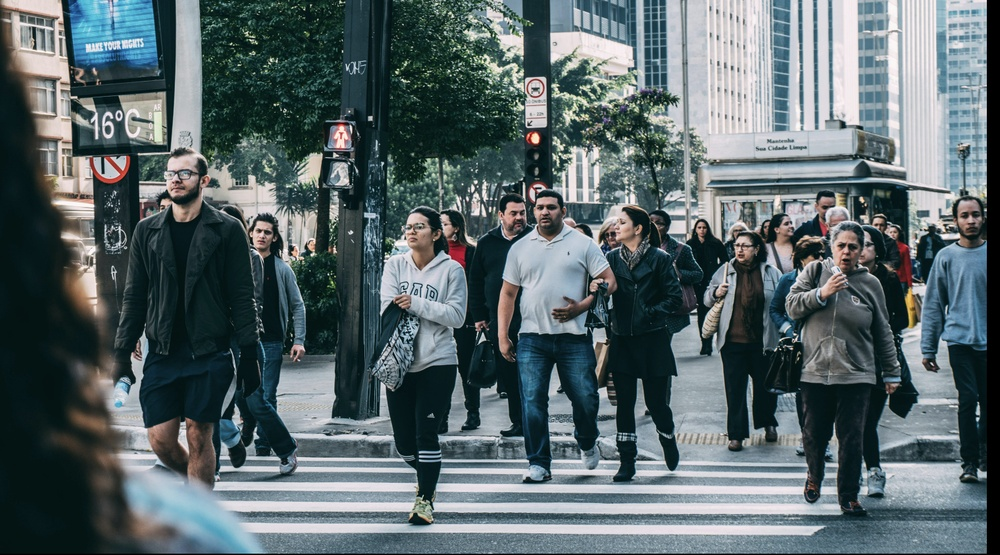
#> input picture Blur the image/img.jpg, 1000 x 555 px, shrunk from 1520 x 844 before the run, found by its file name
$ python blurred_image.py
#> lines starting #> are read from the running program, lines starting #| are printed output that depends on the picture
import cv2
import numpy as np
import matplotlib.pyplot as plt

# Step 1: Read an image from a file
image_path = 'img.jpg'
image = cv2.imread(image_path)
#> image is the input picture: shape (555, 1000, 3); mean B, G, R 105.7, 102.8, 88.9

# Check if the image is loaded successfully
if image is None:
    print("Error: Could not open or read the image.")
    exit()

# Step 2: Convert the image to grayscale
gray_image = cv2.cvtColor(image, cv2.COLOR_BGR2GRAY)
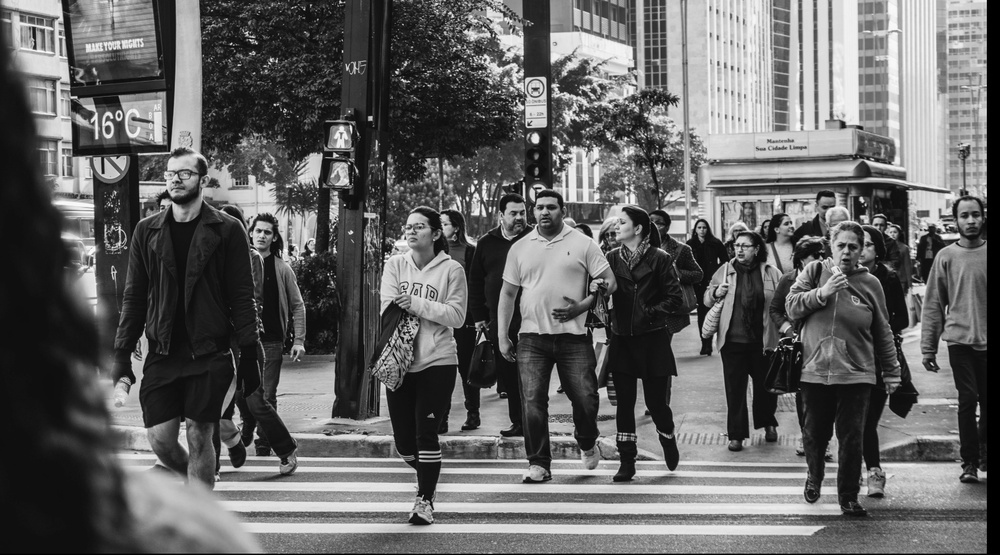
#> gray_image: shape (555, 1000); min 0, max 254, mean 98.9

# Step 3: Apply Gaussian blur to the grayscale image
blurred_image = cv2.GaussianBlur(gray_image, (5, 5), 0)

# Step 4: Perform edge detection using Canny edge detector
edges = cv2.Canny(blurred_image, 50, 150)
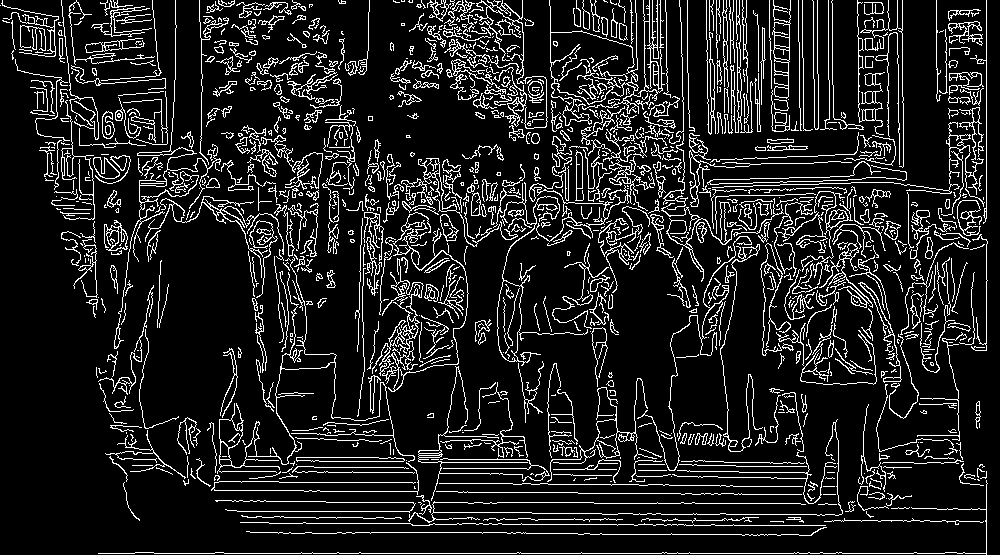
#> edges: shape (555, 1000); 12.5% white in thin lines or dots

# Display the original image, grayscale image, and edge-detected image
titles = ['Original Image', 'Grayscale Image', 'Edge-detected Image']
images = [cv2.cvtColor(image, cv2.COLOR_BGR2RGB), gray_image, edges]

for i in range(3):
    plt.subplot(1, 3, i+1)
    plt.imshow(images[i], 'gray')
    plt.title(titles[i])
    plt.axis('off')

plt.show()
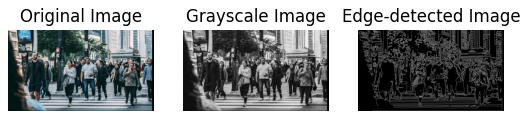
#> figure drawn by matplotlib, 3 panels

$ run again, with Blur the image/example.jpg copied over Blur the image/img.jpg
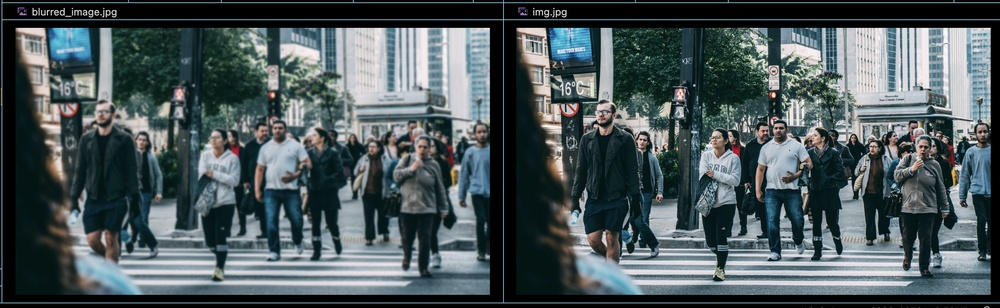
#> input picture Blur the image/example.jpg, 1000 x 308 px, shrunk from 2584 x 796 before the run, found by its file name
#> image is the input picture: shape (308, 1000, 3); mean B, G, R 91.1, 88.3, 76.1
#> `edges = cv2.Canny(blurred_image, 50, 150)`:
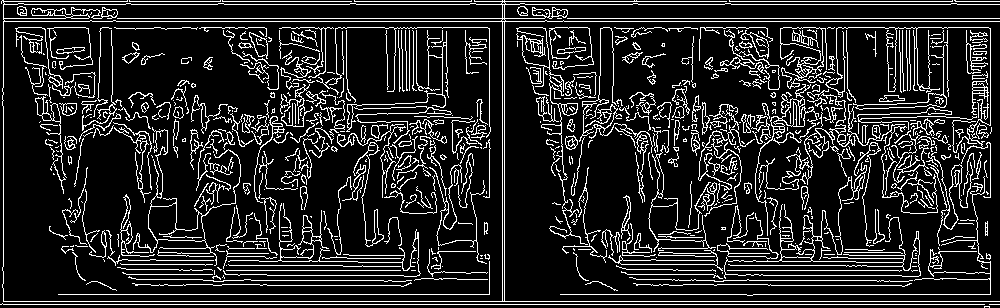
#> edges: shape (308, 1000); 15.1% white in thin lines or dots
#> `plt.show()`:
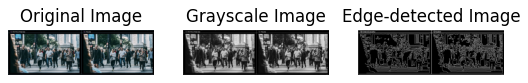
#> figure drawn by matplotlib, 3 panels
